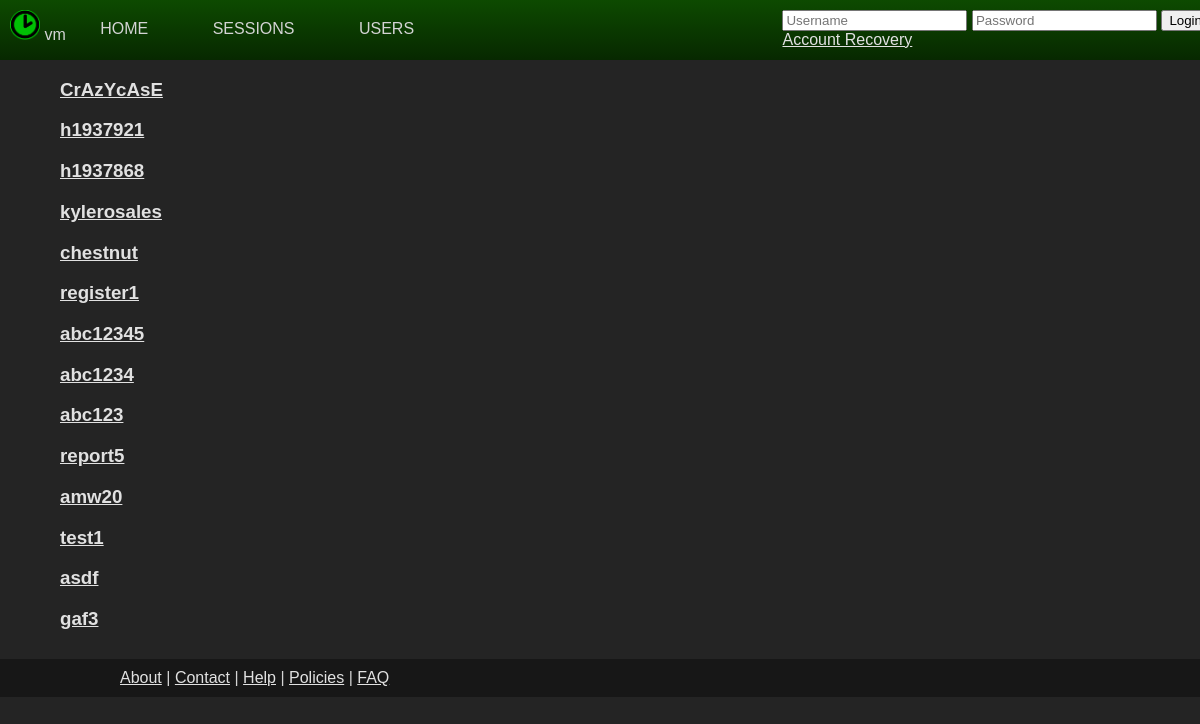
The page /chronosynk/user/index.php on the database its author committed.
### tables this page shows
CREATE TABLE IF NOT EXISTS `user` (
  `userID` int(11) NOT NULL AUTO_INCREMENT,
  `username` varchar(20) NOT NULL,
  `email` varchar(50) NOT NULL,
  `password` text NOT NULL,
  `timestamp` timestamp NOT NULL DEFAULT CURRENT_TIMESTAMP,
  `bio` varchar(1000) NOT NULL DEFAULT 'This is my bio!',
  `privacy` int(11) NOT NULL DEFAULT '0',
  `recovery` text,
  `permission` int(11) NOT NULL DEFAULT '0' COMMENT '0 = default, 10 = mod, 20 = admin',
  `emailVerify` text,
  PRIMARY KEY (`userID`)
);

### chronosynk/user/index.php (the view, shortened to what this page needs)
<!DOCTYPE html PUBLIC "-//W3C//DTD XHTML 1.0 Transitional//EN" "http://www.w3.org/TR/xhtml1/DTD/xhtml1-transitional.dtd">
<html xmlns="http://www.w3.org/1999/xhtml">
<head>
</head>
<body>
	<?php
		$path = $_SERVER['DOCUMENT_ROOT'].'chronosynk/';
		include($path.'includes/header.php');
		if (empty($_GET['user']))
		{
			$dbConnection = new mysqli("localhost", "chronoRead", "password", "chronosynk");
			$stmt = $dbConnection->prepare('select * from user order by timestamp desc');
			$stmt->execute();
			$result = $stmt->get_result();
			while ($user = $result->fetch_assoc())
			{
				echo '<div class="userSummary">
						<h3><a href="./?user='.$user['userID'].'">'.$user['username'].'</a></h3>
					</div>';
			}
		}
		include($path.'includes/footer.php');
	?>
</body>
</html>

### chronosynk/includes/header.php (shortened to what this page needs)
<link rel="stylesheet" type="text/css" href="/chronosynk/styles.css"/>
<div id="headerWrapper">
<div id="header">
	<a style=" display: inline" href="/chronosynk/"><img id="logo" src="/chronosynk/favicon2.ico" alt="ChronoSynk Logo"></a>
	<?php
		echo getHostByName(getHostName());
		if (empty($_SESSION['userID']))
		{
			$loginFailed = "";
			$get = '';
			echo '
				<div id="login">
					<form method="POST" action="./'.$get.'">
						<input placeholder="Username" name="username" type="text">
						<input placeholder="Password" name="password" type="password">
						<input name="login" type="hidden" value=1>
						<button type="submit">Login</button>
						<br/>
						'.$loginFailed.'
					</form>
					<br><a href="/chronosynk/recovery/">Account Recovery</a>
				</div>';
		}
	?>
	<div id="navigation">
		<ul>
			<li><a href="/chronosynk/">Home</a></li>
			<li><a href="/chronosynk/sessions/">Sessions</a></li>
			<li><a href="/chronosynk/user/">Users</a></li>
		</ul>
	</div>
</div>
</div>
<div id="wrapper">

### chronosynk/includes/footer.php (shortened to what this page needs)
</div>
<div id="footer">
	<a href="/chronosynk/about">About</a> | <a href="/chronosynk/contact">Contact</a> | <a href="/chronosynk/help">Help</a> | <a href="/chronosynk/policies">Policies</a> |
	<a href="/chronosynk/faq">FAQ</a>
</div>

### chronosynk/styles.css (style rules this page uses)
html, body { background-color: #242424; color: #D4D4D4; }
#header { background: rgb(13,74,0); background: -moz-linear-gradient(top, rgba(13,74,0,1) 0%, rgba(7,40,0,1) 100%); background: -webkit-gradient(linear, left top, left bottom, color-stop(0%,rgba(13,74,0,1)), color-stop(100%,rgba(7,40,0,1))); background: -webkit-linear-gradient(top, rgba(13,74,0,1) 0%,rgba(7,40,0,1) 100%); background: -o-linear-gradient(top, rgba(13,74,0,1) 0%,rgba(7,40,0,1) 100%); background: -ms-linear-gradient(top, rgba(13,74,0,1) 0%,rgba(7,40,0,1) 100%); background: linear-gradient(to bottom, rgba(13,74,0,1) 0%,rgba(7,40,0,1) 100%); filter: progid:DXImageTransform.Microsoft.gradient( startColorstr='#0d4a00', endColorstr='#072800',GradientType=0 ); }
a:visited, a:link { color: #E1E1E1; }
html, body { padding: 0px; margin: 0px; font-family: Arial, Helvetica, sans-serif; }
#wrapper { margin: auto; width: 90%; min-width: 800px; }
#header { margin: 0px auto; padding: 10px; width: 100%; height: 40px; min-width: 800px; }
#header p, #login, #logout { display: inline-block; margin: 0px; }
#header form { display: inline-block; padding: 0px; margin: auto; }
#login, #logout { float: right; display: inline-block; }
#logo { height: 30px; margin: auto; }
#navigation { list-style-type: none; display: inline-block; margin: 0px; padding: 0px; vertical-align: top; }
#navigation li { display: inline-block; }
#navigation ul { margin: 0px; padding: 5px 0px; }
#navigation a:link, a:visited { display: block; padding: 5px 30px; text-decoration: none; text-transform: uppercase; }
#footer { padding: 10px 10% 10px 10%; margin-top: 10px; background-color: #171717; }

### rows shown on the page
user: username "CrAzYcAsE"
user: username "h1937921"
user: username "h1937868"
user: username "kylerosales"
user: username "chestnut"
user: username "register1"
user: username "abc12345"
user: username "abc1234"
user: username "abc123"
user: username "report5"
user: username "amw20"
user: username "test1"
user: username "asdf"
user: username "gaf3"

### other values the page prints
getHostByName(getHostName()) "vm"
